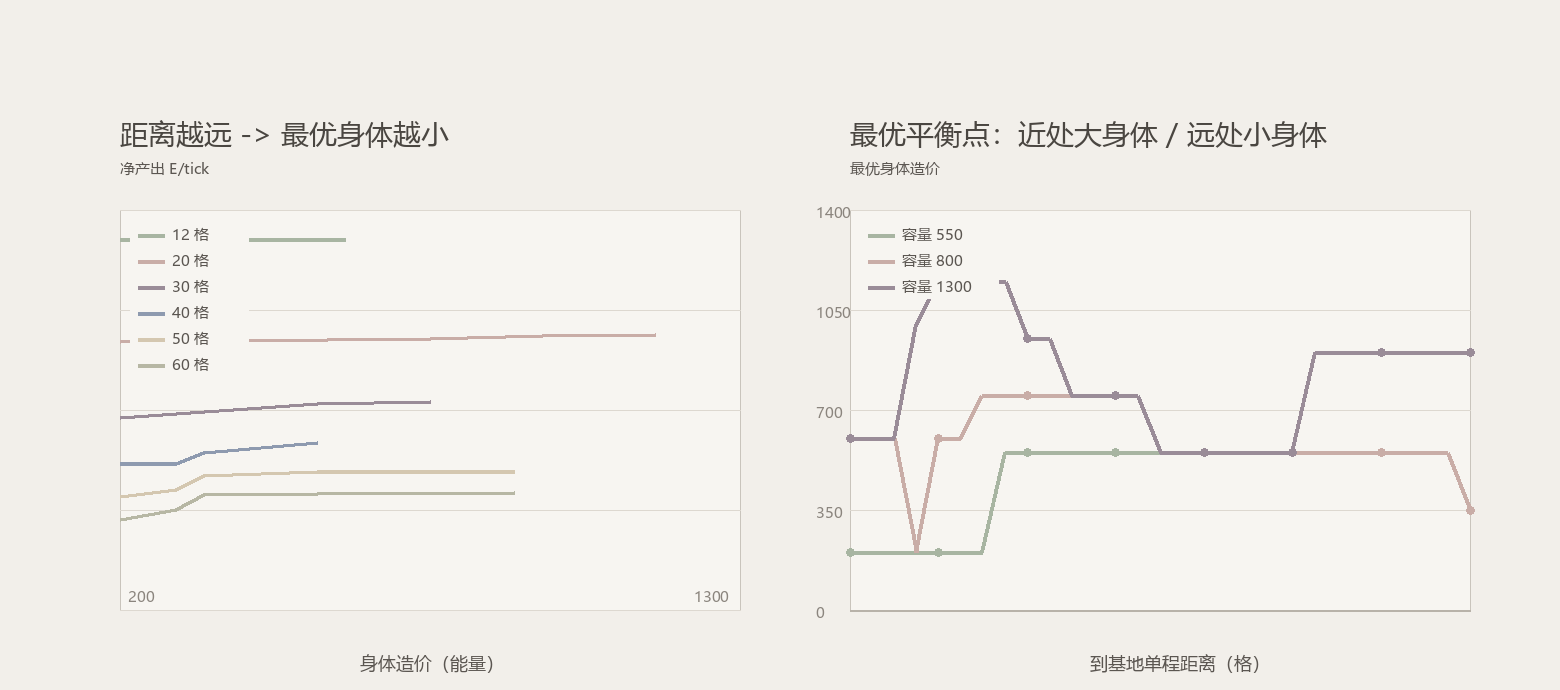

Reproduce this figure in Python.
# -*- coding: utf-8 -*-
"""采矿编制平衡模型（纯 PIL 绘制，莫兰迪配色）"""
import os
from PIL import Image, ImageDraw, ImageFont

MORANDI = ["#A8B5A2", "#C9ADA7", "#9A8C98", "#8E9AAF", "#D4C7B0", "#B7B7A4", "#BFA5A4", "#93A8AC"]
BG, INK, GRID = "#F2EFEA", "#4A4641", "#DDD8D0"
C_W, C_C, C_M = 100, 50, 50
TTL, SPP, SRC = 1500, 3, 10.0


def stats(W, C, M):
    cost = C_W*W + C_C*C + C_M*M
    weight = W + C
    speed = 1.0 if 2*M >= weight else max(0.15, 2*M/weight)
    return cost, speed, 50*C


def rate(W, C, M, d):
    cost, speed, carry = stats(W, C, M)
    if carry <= 0 or W <= 0: return 0.0
    return carry / (carry/(2.0*W) + 2.0*d/speed + 2.0)


def net(W, C, M, d):
    cost, speed, carry = stats(W, C, M)
    parts = W + C + M
    r = rate(W, C, M, d)
    creeps = TTL / (SPP * parts)
    return r*creeps - creeps*cost/TTL, cost, r, creeps


def best(d, cap):
    b = None
    for W in range(1, 9):
        for C in range(1, 9):
            for M in range(1, 9):
                cost, _, _ = stats(W, C, M)
                if cost > cap: continue
                n, c, r, cr = net(W, C, M, d)
                if b is None or n > b[0]: b = (n, c, r, cr, (W, C, M))
    return b


def font(sz):
    for name in ["msyh.ttc", "msyhbd.ttc", "simhei.ttf", "arial.ttf"]:
        try: return ImageFont.truetype("C:/Windows/Fonts/" + name, sz)
        except Exception: pass
    return ImageFont.load_default()


W_, H_ = 1560, 690
img = Image.new("RGB", (W_, H_), BG)
d = ImageDraw.Draw(img)
f_t, f_l, f_s = font(28), font(18), font(15)

PW, PH, GAP, TOP = 620, 400, 110, 210
LEFT = 120
panels = [(LEFT, TOP), (LEFT + PW + GAP, TOP)]


def axes_box(x0, y0, title, xlabel, ylabel):
    # 标题单独一层，y 轴标签再下一层，绝不和标题重叠
    d.text((x0, y0 - 96), title, font=f_t, fill=INK)
    d.text((x0, y0 - 52), ylabel, font=f_s, fill="#5B5651")
    d.rectangle([x0, y0, x0+PW, y0+PH], outline="#C9C4BC", fill="#F7F5F1")
    for i in range(5):
        yy = y0 + PH*i/4
        d.line([x0, yy, x0+PW, yy], fill=GRID)
    d.text((x0 + PW//2 - 70, y0 + PH + 40), xlabel, font=f_l, fill="#5B5651")


# ---- 左图：净产出 vs 身体造价，按距离分色 ----
axes_box(*panels[0], "距离越远 -> 最优身体越小", "身体造价（能量）", "净产出 E/tick")
DISTS = [12, 20, 30, 40, 50, 60]
xmin, xmax, ymax = 200, 1300, 0
series = []
for dd in DISTS:
    pts = []
    for cap in range(200, 1301, 20):
        b = best(dd, cap)
        if b: pts.append((b[1], b[0])); ymax = max(ymax, b[0])
    series.append(pts)
x0p, y0p = panels[0]
X = lambda v: x0p + (v - xmin) / (xmax - xmin) * PW
Y = lambda v: y0p + PH - (v / (ymax*1.08)) * PH
for i, pts in enumerate(series):
    xy = [(X(a), Y(b)) for a, b in pts]
    d.line(xy, fill=MORANDI[i], width=4, joint="curve")
    lx, ly = x0p + 18, y0p + 18 + i*26
    d.rectangle([lx-8, ly-6, lx+110, ly+18], fill="#F7F5F1")
    d.line([lx, ly+7, lx+26, ly+7], fill=MORANDI[i], width=4)
    d.text((lx+34, ly-4), "%d 格" % DISTS[i], font=f_s, fill="#5B5651")
d.text((x0p+8, y0p+PH-24), "200", font=f_s, fill="#8B857E")
d.text((x0p+PW-46, y0p+PH-24), "1300", font=f_s, fill="#8B857E")

# ---- 右图：最优造价 vs 距离，按容量分色 ----
axes_box(*panels[1], "最优平衡点：近处大身体 / 远处小身体", "到基地单程距离（格）", "最优身体造价")
x0q, y0q = panels[1]
CAPS = [550, 800, 1300]
X2 = lambda v: x0q + (v - 8) / (64 - 8) * PW
Y2 = lambda v: y0q + PH - (v / 1400.0) * PH
d.line([x0q, y0q+PH, x0q+PW, y0q+PH], fill="#B8B2A9", width=2)
for i, cap in enumerate(CAPS):
    pts = []
    for dd in range(8, 65, 2):
        b = best(dd, cap)
        if b: pts.append((X2(dd), Y2(b[1])))
    if len(pts) > 1:
        d.line(pts, fill=MORANDI[i], width=4, joint="curve")
        for p in pts[::4]:
            d.ellipse([p[0]-4, p[1]-4, p[0]+4, p[1]+4], fill=MORANDI[i])
    lx, ly = x0q + 18, y0q + 18 + i*26
    d.rectangle([lx-8, ly-6, lx+130, ly+18], fill="#F7F5F1")
    d.line([lx, ly+7, lx+26, ly+7], fill=MORANDI[i], width=4)
    d.text((lx+34, ly-4), "容量 %d" % cap, font=f_s, fill="#5B5651")
for i in range(5):
    d.text((x0q-34, y0q+PH - PH*i/4 - 8), "%d" % int(1400*i/4), font=f_s, fill="#8B857E")

out = os.path.join(os.path.dirname(os.path.abspath(__file__)), "mining_balance.png")
img.save(out)
print("saved:", out)

print("\n距离 | 最优身体 | W/C/M | 单兵E/t | 同时役 | 净E/tick")
print("-" * 62)
for dd in DISTS:
    b = best(dd, 1300)
    n, c, r, cr, (W, C, M) = b
    print("%3d  | %6d | %d/%d/%d | %6.2f | %5.1f | %6.2f" % (dd, c, W, C, M, r, cr, n))
